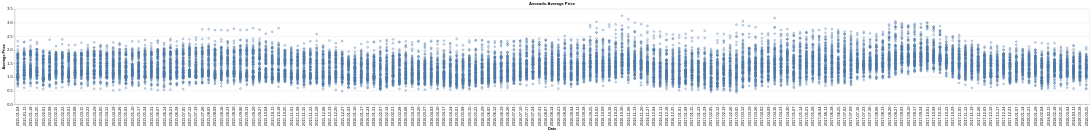

The code cell stored with this chart in its notebook:
### Code cell
avocado_plot = alt.Chart(avocado_prices).mark_point().encode(   # Initialize scatter plot for avocado prices
    x=alt.X("Date"),                    # Set x-axis as Date column
    y=alt.Y("average_price")            # Set y-axis as average price column
        .title("Average Price")         # Set title of y-axis
).configure_axis(                       # Configure font sizes for axes
    labelFontSize=12,
    titleFontSize=12
).properties(                           # Set plot title
    title="Avocado Average Price"
)
avocado_plot                            # Display plot

### Figure 1 — Vega-Lite specification as saved in the notebook (floating-point values rounded to 4 significant figures; data arrays with more than 128 entries replaced by an {"elided": "..."} marker saying what was removed)
{"config": {"view": {"continuousWidth": 300, "continuousHeight": 300}, "axis": {"labelFontSize": 12, "titleFontSize": 12}}, "data": {"name": "data-3ac6969b728a2b1b70ea05b3e11a832e"}, "mark": {"type": "point"}, "encoding": {"x": {"field": "Date", "type": "nominal"}, "y": {"field": "average_price", "title": "Average Price", "type": "quantitative"}}, "title": "Avocado Average Price", "$schema": "https://vega.github.io/schema/vega-lite/v6.1.0.json", "datasets": {"data-3ac6969b728a2b1b70ea05b3e11a832e": {"elided": "17911 records"}}}
